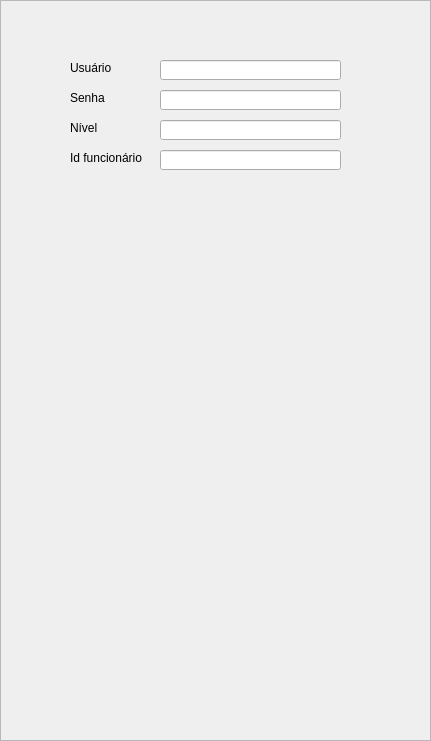
       <widget class="QFrame" name="frameContas">
        <property name="geometry">
         <rect>
          <x>860</x>
          <y>10</y>
          <width>431</width>
          <height>741</height>
         </rect>
        </property>
        <property name="frameShape">
         <enum>QFrame::StyledPanel</enum>
        </property>
        <property name="frameShadow">
         <enum>QFrame::Raised</enum>
        </property>
        <widget class="QLineEdit" name="txtCoUser_2">
         <property name="geometry">
          <rect>
           <x>160</x>
           <y>60</y>
           <width>181</width>
           <height>20</height>
          </rect>
         </property>
        </widget>
        <widget class="QLineEdit" name="txtCoNivel_2">
         <property name="geometry">
          <rect>
           <x>160</x>
           <y>120</y>
           <width>181</width>
           <height>20</height>
          </rect>
         </property>
        </widget>
        <widget class="QLineEdit" name="txtCoSenha_2">
         <property name="geometry">
          <rect>
           <x>160</x>
           <y>90</y>
           <width>181</width>
           <height>20</height>
          </rect>
         </property>
        </widget>
        <widget class="QLabel" name="labCoUser_2">
         <property name="geometry">
          <rect>
           <x>70</x>
           <y>60</y>
           <width>91</width>
           <height>16</height>
          </rect>
         </property>
         <property name="text">
          <string>Usuário</string>
         </property>
        </widget>
        <widget class="QLabel" name="labCoSenha_2">
         <property name="geometry">
          <rect>
           <x>70</x>
           <y>90</y>
           <width>91</width>
           <height>16</height>
          </rect>
         </property>
         <property name="text">
          <string>Senha</string>
         </property>
        </widget>
        <widget class="QLabel" name="labCoNivel_2">
         <property name="geometry">
          <rect>
           <x>70</x>
           <y>120</y>
           <width>91</width>
           <height>16</height>
          </rect>
         </property>
         <property name="text">
          <string>Nível</string>
         </property>
        </widget>
        <widget class="QLineEdit" name="txtCoIdFun">
         <property name="geometry">
          <rect>
           <x>160</x>
           <y>150</y>
           <width>181</width>
           <height>20</height>
          </rect>
         </property>
        </widget>
        <widget class="QLabel" name="labCoIdFun">
         <property name="geometry">
          <rect>
           <x>70</x>
           <y>150</y>
           <width>91</width>
           <height>16</height>
          </rect>
         </property>
         <property name="text">
          <string>Id funcionário</string>
         </property>
        </widget>
       </widget>
